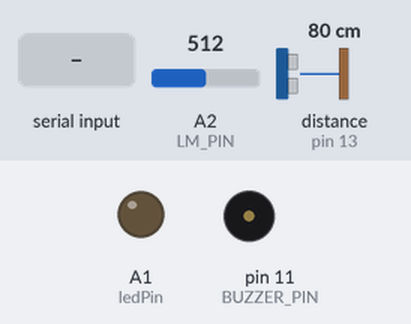
This sketch was run on a simulated Arduino Uno, built with avr-gcc and run on an emulated ATmega328P. On the bench: output pins drawn as LEDs (lit = HIGH), buzzer (waves = sounding). Wiring (inferred from the names in the program): ultrasonic range finder: trigger pin 12; echo pin 13. The test bench sets the inputs (shaded band); at power-on: A2 (LM_PIN) = 512, distance to the obstacle (sensor on pin 13) 80 cm. The echo pulse lasts 58.3 µs per cm; pins used as bus, display or sensor lines are not drawn.

Above: at 1.2 s.
1.3 s: "1\n" received over Serial
At 2.2 s:
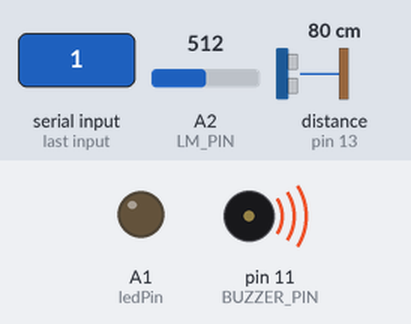
2.8 s: "3\n" received over Serial
At 3.3 s:
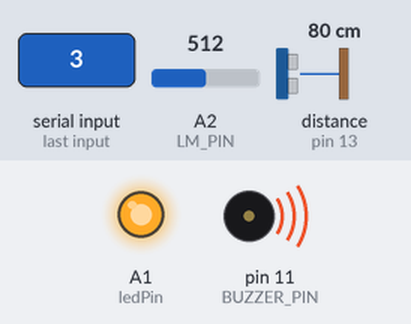
5.8 s: "2\n" received over Serial
At 6.8 s:
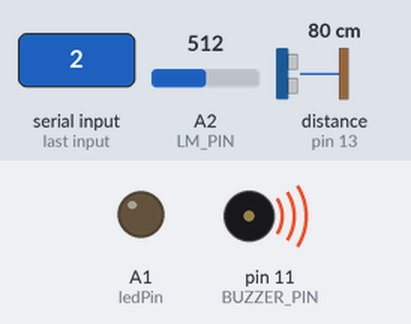
Timing chart, 0 to 8.3 s (numbered marks = the images above; inputs shaded):
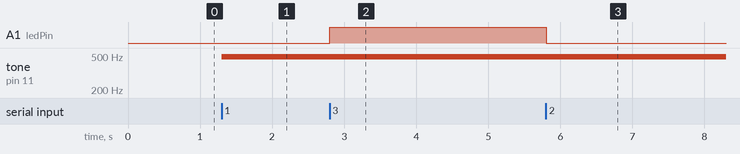

Measured:
- after the input at 1.3 s, tone on pin 11 (BUZZER_PIN): silent → 490 Hz at once
- after the input at 2.8 s, A1 (ledPin): LOW → HIGH at once
- after the input at 5.8 s, A1 (ledPin): HIGH → LOW at once

The sketch:

Arduino_bluetooth_connect.ino
```cpp
//--------SONAR AND LM35------------
#define TRIG_PIN 12
#define ECHO_PIN 13
#define LM_PIN A2
#define TIMEOUT 30000
#define OPEN_DISTANCE_MIN 10
#define OPEN_DISTANCE_MAX 15
#define OPEN_DISTANCE 50

/*initialize the HC-SR04 sensor and LM35*/
void setupSonar() {
  pinMode(TRIG_PIN, OUTPUT);
  pinMode(ECHO_PIN, INPUT);
  pinMode(LM_PIN, INPUT);
}

/*convert number from unit m/s to us/cm*/
float convertMStoUSCM(float number) {
  return 1.0 / number * 10000;
}

/*measure and return the current temperature*/
float readTemperature() {
  float readnumber = analogRead(LM_PIN); // read the value of the
  float millivolts = (readnumber / 1024.0) * 5000; // convert the readnumber to the millivolts
  float temperature = millivolts / 10; // sensitivity is 10mv per degree
  return temperature;
}

/*measure and return the current detected distance*/
float readDistance() {
  float readDistance;
  digitalWrite(TRIG_PIN, LOW);//wait a short period to make the system more stable
  delayMicroseconds(2);
  digitalWrite(TRIG_PIN, HIGH); //generate a 10us pulse to trig
  delayMicroseconds(10);
  digitalWrite(TRIG_PIN, LOW);
  int duration = pulseIn(ECHO_PIN, HIGH, TIMEOUT); // receive the duration of the pulse
  if (duration == 0) {// if no pulse is completed before the timeout
    readDistance = -1; // the distance is out of range or cannot be measured
  } else {
    float soundSpeed = 331.5 + 0.6 * readTemperature(); // calculate the speed of the sound by temperature
    readDistance = (float)duration / (convertMStoUSCM(soundSpeed) * 2.0) ; //distance = duration / (2 * speed(us/cm))
  }
  return readDistance;
}

#define BUZZER_PIN 11
/*detect whether the door is open*/
boolean doorOpen(){
//  if(readDistance() < OPEN_DISTANCE && readDistance() > 0)
//    digitalWrite(BUZZER_PIN, HIGH);
//  else if (readDistance() >= OPEN_DISTANCE && readDistance() > 0)
//    digitalWrite(BUZZER_PIN, LOW);
//  Serial.println(readDistance());
//  return (readDistance() > OPEN_DISTANCE_MIN && readDistance() < OPEN_DISTANCE_MAX);
  return ((readDistance() < OPEN_DISTANCE) && (readDistance() > 0)) ;
}
//-------------------------------------

//------PHTOTCELL AND LED-----------
#define photoCellPin A0
#define ledPin A1
#define lightThreshold 800
const int LED_ON = 1;
const int LED_OFF = 0;

void setupLED(){
  pinMode(photoCellPin, INPUT);
  pinMode(ledPin, OUTPUT);
}

void lighting(){
  if(analogRead(photoCellPin)> lightThreshold){
       digitalWrite(ledPin, LOW);
   }
  else {
      //the brightness of the led depends on the reading of the photocell
       analogWrite(ledPin, (1023-analogRead(photoCellPin))/4);
  }
}

void controlLED(int LedMode){
  switch(LedMode){
  case LED_ON:
    digitalWrite(ledPin, HIGH);
    break;
  case LED_OFF:
    digitalWrite(ledPin, LOW);
    break;
  }
}
//--------------------------------------

//--------------BUZZER AND INFRARED-------
#define INFRARED_PIN 5
const int BUZZER_ON = 1;
const int BUZZER_OFF = 0;

void setupBuzzer(){
  pinMode(BUZZER_PIN, OUTPUT);
}

void setupInfrared(){
  pinMode(INFRARED_PIN, INPUT);
}

int infrared(){
  //if the stranger is inside the area, returns 1, else returns 0
   if(digitalRead(INFRARED_PIN) == LOW)
      return 0;
   else
      return 1;
}

void controlBuzzer(int buzzerMode){
  switch(buzzerMode){
  case BUZZER_ON:
    analogWrite(BUZZER_PIN, 127);
    break;
  case BUZZER_OFF:
    analogWrite(BUZZER_PIN, 0);
    break;
  }
}
//--------------------------------------

//-------BLUETOOTH-------------------
int mode;
int preMode = 5;
//byte Bxx: first byte buzzer, second byte led
void read(){
  if(Serial.available()){
    mode = Serial.parseInt();
   // Serial.println(mode);
  }
  if (mode == 0 || mode == 1){
    controlBuzzer(mode);
//    Serial.println(mode);
  }
  if (mode == 2 || mode == 3)
    controlLED(mode & B01);
  if (mode == 4 || (mode != 5 && preMode == 4))
    lighting();
  if (mode == 5)
    digitalWrite(ledPin, LOW);
  //Serial.flush();
  preMode = mode;
}
byte preBuf[3];
//preBuf[0] = 25;
//preBuf[1] = 0;
//preBuf[2] = 0;

void send(){
  byte buf[3];
  buf[0] = (int)readTemperature();//from LM35
  //buf[1] = infrared();//from infrared
  buf[1] = 0;
  buf[2] = doorOpen();//whether the buzzer is on
  if((buf[0]-preBuf[0]<= 1 && preBuf[0]-buf[0]<= 1) && (buf[1] == 1 && preBuf[1] == 0 )|| (buf[2] == 1 && preBuf[2] == 0)){
    //Serial.println("pai");
    Serial.write(buf,3);
//    Serial.print(buf[2]);
//    Serial.print(" prebuf");
//    Serial.print(preBuf[2]);
  }
 // else{
  //  Serial.println("no pai");
  //}
  preBuf[0] = buf[0];
  preBuf[1] = buf[1];
  preBuf[2] = buf[2];
//    Serial.print(buf[2]);
//    Serial.print(" prebuf");
//    Serial.print(preBuf[2]);
//    Serial.print("\n");
}
//------------------------------------
void setup() {
  /*set up all sensors and motors*/
  setupSonar();
  setupLED();
  setupBuzzer();
  setupInfrared();
  Serial.begin(9600);
}

void loop(){
  send();
  read();
  //Serial.println(readDistance());
  //delay(100);
}
```
